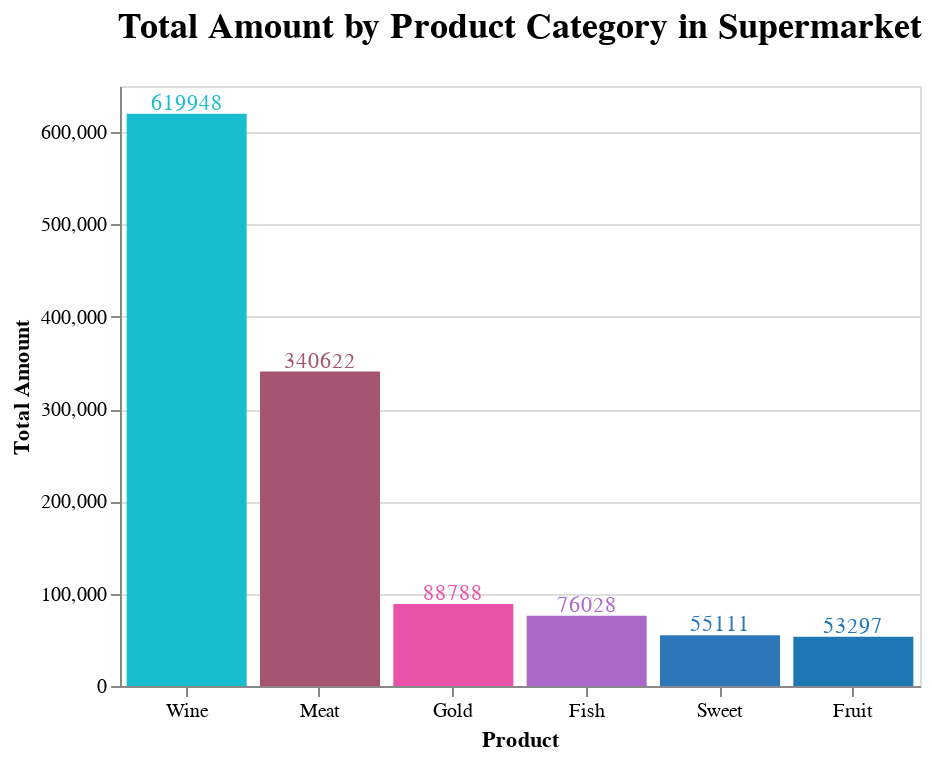

Notebook code cell kept with this figure:
### Code cell
fav.columns = ['Product', 'Total Amount']

chartz = alt.Chart(fav).mark_bar().encode(
    x=alt.X('Product:N', title='Product', sort='-y', axis=alt.Axis(labelAngle=0)),
    y=alt.Y('Total Amount:Q', title='Total Amount'),
    color=alt.Color('Total Amount:Q', scale=alt.Scale(scheme='category10'), legend=None),
).properties(
    title=alt.Title(
        'Total Amount by Product Category in Supermarket',
        anchor='middle',
        align='center',
        font='Calibri',
        fontSize=18,
        offset=20
    ),
    width=400, height=300
)
text = chartz.mark_text(align='center', baseline='middle', dy=-5).encode(text=alt.Text('Total Amount:Q'))

chartz + text

### Figure 1 — Vega-Lite specification as saved in the notebook (floating-point values rounded to 4 significant figures)
{"config": {"view": {"continuousWidth": 300, "continuousHeight": 300}}, "layer": [{"mark": {"type": "bar"}, "encoding": {"color": {"field": "Total Amount", "legend": null, "scale": {"scheme": "category10"}, "type": "quantitative"}, "x": {"axis": {"labelAngle": 0}, "field": "Product", "sort": "-y", "title": "Product", "type": "nominal"}, "y": {"field": "Total Amount", "title": "Total Amount", "type": "quantitative"}}, "title": {"text": "Total Amount by Product Category in Supermarket", "align": "center", "anchor": "middle", "font": "Calibri", "fontSize": 18, "offset": 20}}, {"mark": {"type": "text", "align": "center", "baseline": "middle", "dy": -5}, "encoding": {"color": {"field": "Total Amount", "legend": null, "scale": {"scheme": "category10"}, "type": "quantitative"}, "text": {"field": "Total Amount", "type": "quantitative"}, "x": {"axis": {"labelAngle": 0}, "field": "Product", "sort": "-y", "title": "Product", "type": "nominal"}, "y": {"field": "Total Amount", "title": "Total Amount", "type": "quantitative"}}, "title": {"text": "Total Amount by Product Category in Supermarket", "align": "center", "anchor": "middle", "font": "Calibri", "fontSize": 18, "offset": 20}}], "data": {"name": "data-741a7f93c7a18bac8416eb9a73300fe3"}, "height": 300, "width": 400, "$schema": "https://vega.github.io/schema/vega-lite/v5.16.3.json", "datasets": {"data-741a7f93c7a18bac8416eb9a73300fe3": [{"Product": "Wine", "Total Amount": 619948}, {"Product": "Fruit", "Total Amount": 53297}, {"Product": "Meat", "Total Amount": 340622}, {"Product": "Fish", "Total Amount": 76028}, {"Product": "Sweet", "Total Amount": 55111}, {"Product": "Gold", "Total Amount": 88788}]}}
